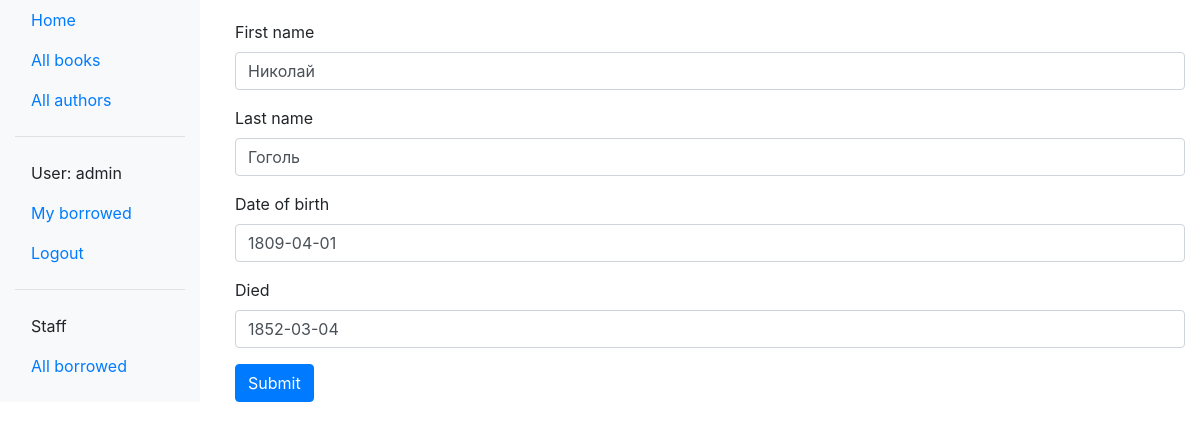
The page /catalog/author/2/update/ (signed in) on the database its author committed.
### catalog/models.py (models this page shows, shortened)
class Author(models.Model):
    first_name = models.CharField(max_length=100)
    last_name = models.CharField(max_length=100)
    date_of_birth = models.DateField(null=True, blank=True)
    date_of_death = models.DateField('Died', null=True, blank=True)
    class Meta:
        ordering = ['last_name']

### catalog/views.py (the view)
# urls.py: url(r'^author/(?P<pk>\d+)/update/$', views.AuthorUpdate.as_view(), name='author-update'),
class AuthorUpdate(PermissionRequiredMixin, UpdateView):
    permission_required = 'catalog.can_mark_returned'
    model = Author
    fields = ['first_name', 'last_name', 'date_of_birth', 'date_of_death']

### catalog/templates/catalog/author_form.html (shortened to what this page needs)
{% extends 'base.html' %}
{% load bootstrap4 %}
{% block content %}
<div style="margin-left:20px; margin-top:20px">
    <form method="post" action="">
        {% bootstrap_form form %}
        {% buttons %}
            <button type="submit" class="btn btn-primary">Submit</button>
        {% endbuttons %}
    </form>
</div>
{% endblock %}

### catalog/templates/base.html (shortened to what this page needs)
<!DOCTYPE html>
<html lang="en">
    <head>
        <link rel="stylesheet" href="https://stackpath.bootstrapcdn.com/bootstrap/4.1.3/css/bootstrap.min.css">
        {% load static %}
        <link rel="stylesheet" href="{% static '/css/styles.css' %}">
    </head>
    <body>
        <div class="container-fluid">
            <div class="row">
                <nav class="col-sm-2 -none d-md-block bg-light sidebar">
                    {% block sidebar %}
                    <ul class="nav flex-column">
                        <li class="nav-item"><a class="nav-link" href="{% url 'index' %}">Home</a></li>
                        <li class="nav-item"><a class="nav-link" href="{% url 'books' %}">All books</a></li>
                        <li class="nav-item"><a class="nav-link" href="{% url 'authors' %}">All authors</a></li>
                        <div>
                            <hr>
                        {% if user.is_authenticated %}
                            <li class="nav-item"><a class="nav-link">User: {{ user.get_username }}</a></li>
                            <li class="nav-item"><a class="nav-link" href="{% url 'my-borrowed' %}">My borrowed</a></li>
                            {% if perms.catalog.can_mark_returned %}
                                <li class="nav-item"><a class="nav-link" href="{% url 'logout' %}?next=/catalog/">Logout</a></li>
                                <div>
                                    <hr>
                                    <li class="nav-item"><a class="nav-link">Staff</a></li>
                                    <li class="nav-item"><a class="nav-link" href="{% url 'all-borrowed' %}">All borrowed</a></li>
                                </div>
                           {% else %}
                                <li class="nav-item"><a class="nav-link" href="{% url 'logout' %}?next={{ request.path }}">Logout</a></li>
                            {% endif %}
                        {% else %}
                            <li class="nav-item"><a class="nav-link" href="{% url 'login' %}?next={{ request.path }}">Login</a></li>
                       {% endif %}
                        </div>
                     </ul>
                    {% endblock %}
                </nav>
                <div class="col-sm-10">
                    {% block content %}
                    {% endblock %}
                </div>
            </div>
        </div>
    </body>
</html>

### rows shown on the page
Author: first_name "Николай", last_name "Гоголь", date_of_birth "1809-04-01", date_of_death "1852-03-04"

### other values the page prints
{{ user.get_username }} "admin"
